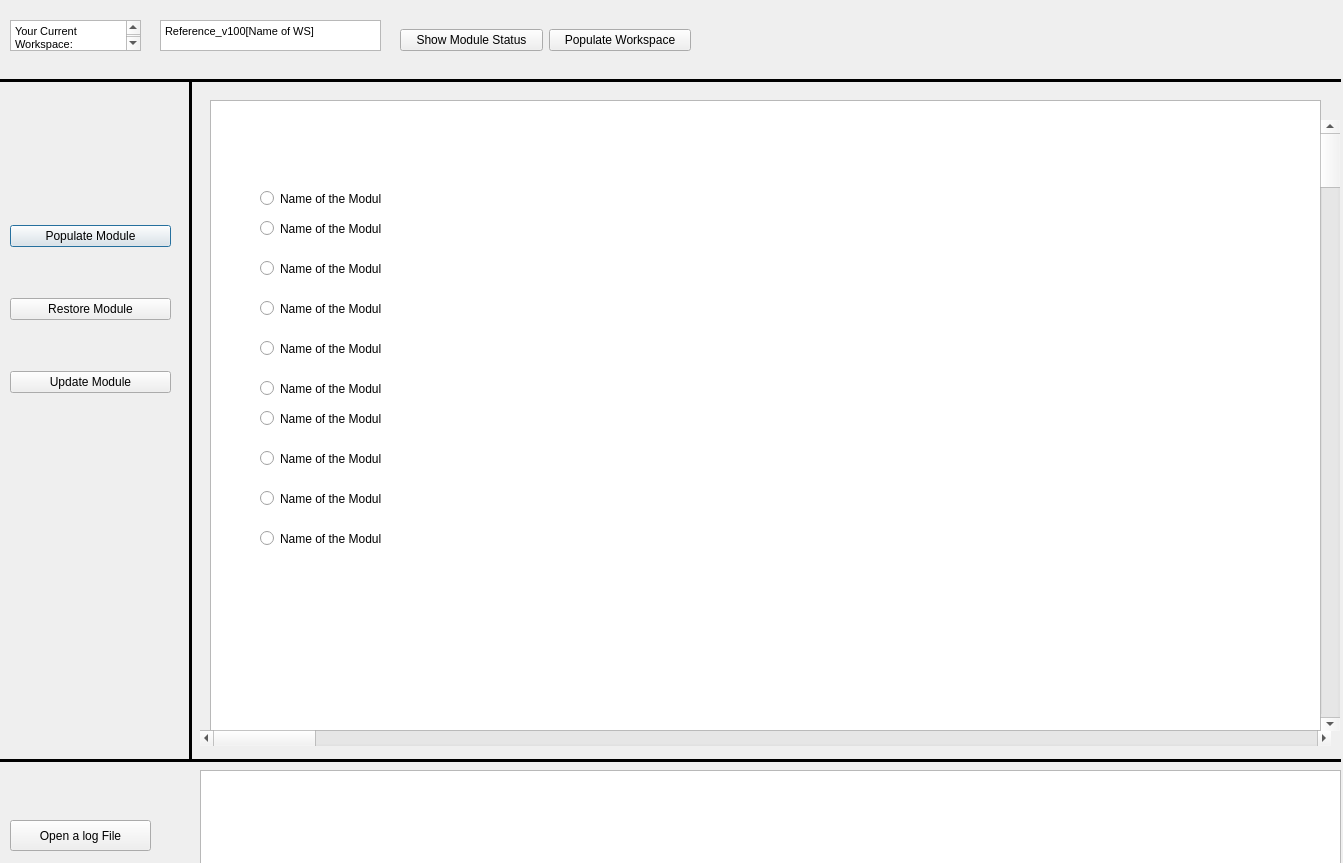
<?xml version="1.0" encoding="UTF-8"?>
<ui version="4.0">
 <class>Dialog</class>
 <widget class="QDialog" name="Dialog">
  <property name="geometry">
   <rect>
    <x>0</x>
    <y>0</y>
    <width>1343</width>
    <height>863</height>
   </rect>
  </property>
  <property name="windowTitle">
   <string>Dialog</string>
  </property>
  <widget class="QTextBrowser" name="textBrowser">
   <property name="geometry">
    <rect>
     <x>10</x>
     <y>20</y>
     <width>131</width>
     <height>31</height>
    </rect>
   </property>
   <property name="html">
    <string>&lt;!DOCTYPE HTML PUBLIC &quot;-//W3C//DTD HTML 4.0//EN&quot; &quot;http://www.w3.org/TR/REC-html40/strict.dtd&quot;&gt;
&lt;html&gt;&lt;head&gt;&lt;meta name=&quot;qrichtext&quot; content=&quot;1&quot; /&gt;&lt;style type=&quot;text/css&quot;&gt;
p, li { white-space: pre-wrap; }
&lt;/style&gt;&lt;/head&gt;&lt;body style=&quot; font-family:'MS Shell Dlg 2'; font-size:7.5pt; font-weight:400; font-style:normal;&quot;&gt;
&lt;p style=&quot; margin-top:12px; margin-bottom:12px; margin-left:0px; margin-right:0px; -qt-block-indent:0; text-indent:0px;&quot;&gt;&lt;span style=&quot; font-size:8pt;&quot;&gt;Your Current Workspace: &lt;/span&gt;&lt;/p&gt;&lt;/body&gt;&lt;/html&gt;</string>
   </property>
  </widget>
  <widget class="QTableView" name="tableView">
   <property name="geometry">
    <rect>
     <x>210</x>
     <y>100</y>
     <width>1111</width>
     <height>631</height>
    </rect>
   </property>
   <property name="mouseTracking">
    <bool>true</bool>
   </property>
   <attribute name="horizontalHeaderShowSortIndicator" stdset="0">
    <bool>true</bool>
   </attribute>
   <attribute name="horizontalHeaderStretchLastSection">
    <bool>true</bool>
   </attribute>
  </widget>
  <widget class="QScrollBar" name="horizontalScrollBar">
   <property name="geometry">
    <rect>
     <x>200</x>
     <y>730</y>
     <width>1131</width>
     <height>16</height>
    </rect>
   </property>
   <property name="orientation">
    <enum>Qt::Horizontal</enum>
   </property>
  </widget>
  <widget class="QTextBrowser" name="textBrowser_2">
   <property name="geometry">
    <rect>
     <x>200</x>
     <y>770</y>
     <width>1141</width>
     <height>131</height>
    </rect>
   </property>
  </widget>
  <widget class="QScrollBar" name="verticalScrollBar">
   <property name="geometry">
    <rect>
     <x>1320</x>
     <y>120</y>
     <width>20</width>
     <height>611</height>
    </rect>
   </property>
   <property name="orientation">
    <enum>Qt::Vertical</enum>
   </property>
  </widget>
  <widget class="QWidget" name="verticalLayoutWidget">
   <property name="geometry">
    <rect>
     <x>10</x>
     <y>180</y>
     <width>161</width>
     <height>261</height>
    </rect>
   </property>
   <layout class="QVBoxLayout" name="verticalLayout">
    <item>
     <widget class="QPushButton" name="pushButton_5">
      <property name="text">
       <string>Populate Module</string>
      </property>
     </widget>
    </item>
    <item>
     <widget class="QPushButton" name="pushButton_3">
      <property name="text">
       <string>Restore Module</string>
      </property>
     </widget>
    </item>
    <item>
     <widget class="QPushButton" name="pushButton_2">
      <property name="text">
       <string>Update Module</string>
      </property>
     </widget>
    </item>
   </layout>
  </widget>
  <widget class="QWidget" name="horizontalLayoutWidget">
   <property name="geometry">
    <rect>
     <x>400</x>
     <y>10</y>
     <width>291</width>
     <height>61</height>
    </rect>
   </property>
   <layout class="QHBoxLayout" name="horizontalLayout">
    <item>
     <widget class="QPushButton" name="pushButton">
      <property name="text">
       <string>Show Module Status</string>
      </property>
     </widget>
    </item>
    <item>
     <widget class="QPushButton" name="pushButton_4">
      <property name="text">
       <string>Populate Workspace</string>
      </property>
     </widget>
    </item>
   </layout>
  </widget>
  <widget class="Line" name="line">
   <property name="geometry">
    <rect>
     <x>0</x>
     <y>750</y>
     <width>1341</width>
     <height>21</height>
    </rect>
   </property>
   <property name="frameShadow">
    <enum>QFrame::Plain</enum>
   </property>
   <property name="lineWidth">
    <number>3</number>
   </property>
   <property name="orientation">
    <enum>Qt::Horizontal</enum>
   </property>
  </widget>
  <widget class="QToolButton" name="toolButton">
   <property name="geometry">
    <rect>
     <x>10</x>
     <y>820</y>
     <width>141</width>
     <height>31</height>
    </rect>
   </property>
   <property name="text">
    <string>Open a log File</string>
   </property>
  </widget>
  <widget class="QRadioButton" name="radioButton_5">
   <property name="geometry">
    <rect>
     <x>260</x>
     <y>340</y>
     <width>121</width>
     <height>17</height>
    </rect>
   </property>
   <property name="text">
    <string>Name of the Module</string>
   </property>
  </widget>
  <widget class="QRadioButton" name="radioButton_9">
   <property name="geometry">
    <rect>
     <x>260</x>
     <y>530</y>
     <width>121</width>
     <height>17</height>
    </rect>
   </property>
   <property name="text">
    <string>Name of the Module</string>
   </property>
  </widget>
  <widget class="QRadioButton" name="radioButton_3">
   <property name="geometry">
    <rect>
     <x>260</x>
     <y>260</y>
     <width>121</width>
     <height>17</height>
    </rect>
   </property>
   <property name="text">
    <string>Name of the Module</string>
   </property>
  </widget>
  <widget class="QRadioButton" name="radioButton">
   <property name="geometry">
    <rect>
     <x>260</x>
     <y>190</y>
     <width>121</width>
     <height>17</height>
    </rect>
   </property>
   <property name="text">
    <string>Name of the Module</string>
   </property>
  </widget>
  <widget class="QRadioButton" name="radioButton_10">
   <property name="geometry">
    <rect>
     <x>260</x>
     <y>490</y>
     <width>121</width>
     <height>17</height>
    </rect>
   </property>
   <property name="text">
    <string>Name of the Module</string>
   </property>
  </widget>
  <widget class="QRadioButton" name="radioButton_8">
   <property name="geometry">
    <rect>
     <x>260</x>
     <y>450</y>
     <width>121</width>
     <height>17</height>
    </rect>
   </property>
   <property name="text">
    <string>Name of the Module</string>
   </property>
  </widget>
  <widget class="QRadioButton" name="radioButton_6">
   <property name="geometry">
    <rect>
     <x>260</x>
     <y>380</y>
     <width>121</width>
     <height>17</height>
    </rect>
   </property>
   <property name="text">
    <string>Name of the Module</string>
   </property>
  </widget>
  <widget class="QRadioButton" name="radioButton_2">
   <property name="geometry">
    <rect>
     <x>260</x>
     <y>220</y>
     <width>121</width>
     <height>17</height>
    </rect>
   </property>
   <property name="text">
    <string>Name of the Module</string>
   </property>
  </widget>
  <widget class="QRadioButton" name="radioButton_4">
   <property name="geometry">
    <rect>
     <x>260</x>
     <y>300</y>
     <width>121</width>
     <height>17</height>
    </rect>
   </property>
   <property name="text">
    <string>Name of the Module</string>
   </property>
  </widget>
  <widget class="QRadioButton" name="radioButton_7">
   <property name="geometry">
    <rect>
     <x>260</x>
     <y>410</y>
     <width>121</width>
     <height>17</height>
    </rect>
   </property>
   <property name="text">
    <string>Name of the Module</string>
   </property>
  </widget>
  <widget class="Line" name="line_2">
   <property name="geometry">
    <rect>
     <x>180</x>
     <y>80</y>
     <width>20</width>
     <height>681</height>
    </rect>
   </property>
   <property name="maximumSize">
    <size>
     <width>20</width>
     <height>681</height>
    </size>
   </property>
   <property name="frameShadow">
    <enum>QFrame::Plain</enum>
   </property>
   <property name="lineWidth">
    <number>3</number>
   </property>
   <property name="midLineWidth">
    <number>3</number>
   </property>
   <property name="orientation">
    <enum>Qt::Vertical</enum>
   </property>
  </widget>
  <widget class="Line" name="line_3">
   <property name="geometry">
    <rect>
     <x>0</x>
     <y>70</y>
     <width>1341</width>
     <height>21</height>
    </rect>
   </property>
   <property name="frameShadow">
    <enum>QFrame::Plain</enum>
   </property>
   <property name="lineWidth">
    <number>3</number>
   </property>
   <property name="orientation">
    <enum>Qt::Horizontal</enum>
   </property>
  </widget>
  <widget class="QTextBrowser" name="textBrowser_3">
   <property name="geometry">
    <rect>
     <x>160</x>
     <y>20</y>
     <width>221</width>
     <height>31</height>
    </rect>
   </property>
   <property name="html">
    <string>&lt;!DOCTYPE HTML PUBLIC &quot;-//W3C//DTD HTML 4.0//EN&quot; &quot;http://www.w3.org/TR/REC-html40/strict.dtd&quot;&gt;
&lt;html&gt;&lt;head&gt;&lt;meta name=&quot;qrichtext&quot; content=&quot;1&quot; /&gt;&lt;style type=&quot;text/css&quot;&gt;
p, li { white-space: pre-wrap; }
&lt;/style&gt;&lt;/head&gt;&lt;body style=&quot; font-family:'MS Shell Dlg 2'; font-size:7.5pt; font-weight:400; font-style:normal;&quot;&gt;
&lt;p style=&quot; margin-top:12px; margin-bottom:12px; margin-left:0px; margin-right:0px; -qt-block-indent:0; text-indent:0px;&quot;&gt;&lt;span style=&quot; font-size:8pt;&quot;&gt;Reference_v100[Name of WS]&lt;/span&gt;&lt;/p&gt;&lt;/body&gt;&lt;/html&gt;</string>
   </property>
  </widget>
  <zorder>textBrowser</zorder>
  <zorder>tableView</zorder>
  <zorder>horizontalScrollBar</zorder>
  <zorder>textBrowser_2</zorder>
  <zorder>verticalScrollBar</zorder>
  <zorder>verticalLayoutWidget</zorder>
  <zorder>horizontalLayoutWidget</zorder>
  <zorder>line</zorder>
  <zorder>toolButton</zorder>
  <zorder>radioButton_5</zorder>
  <zorder>radioButton_4</zorder>
  <zorder>radioButton_7</zorder>
  <zorder>radioButton</zorder>
  <zorder>radioButton_9</zorder>
  <zorder>radioButton_6</zorder>
  <zorder>radioButton_2</zorder>
  <zorder>radioButton_10</zorder>
  <zorder>radioButton_3</zorder>
  <zorder>radioButton_8</zorder>
  <zorder>line_2</zorder>
  <zorder>line_3</zorder>
  <zorder>textBrowser_3</zorder>
 </widget>
 <resources/>
 <connections/>
</ui>
